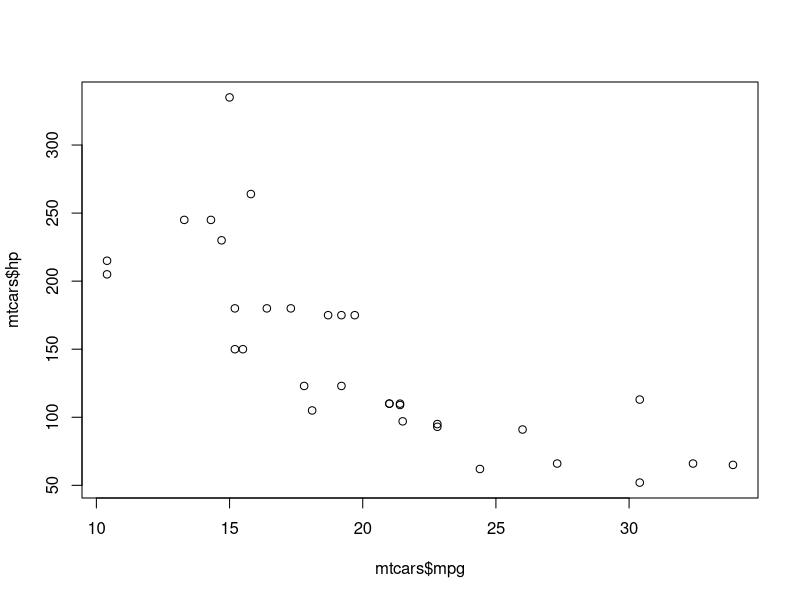
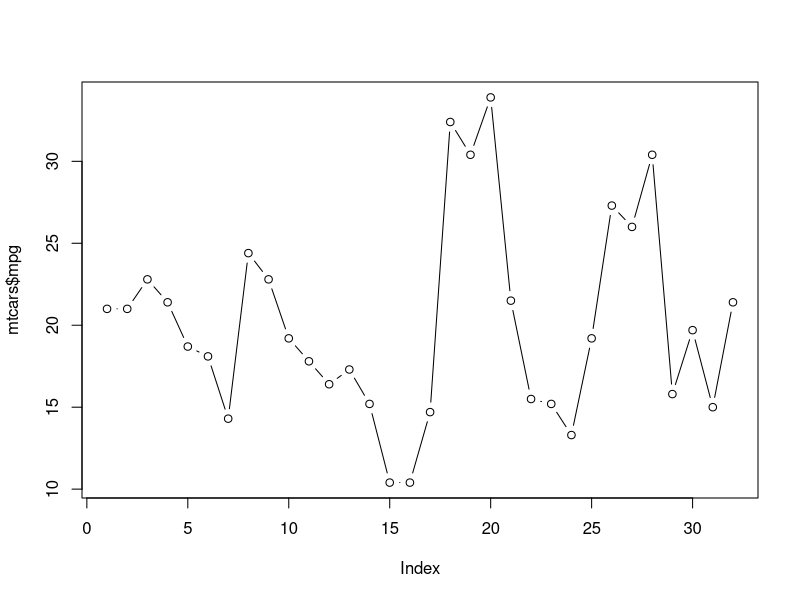
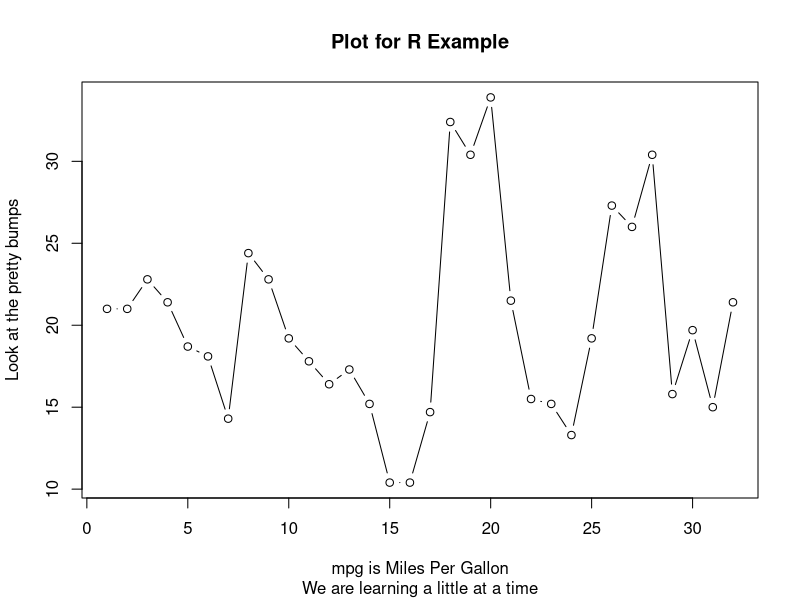
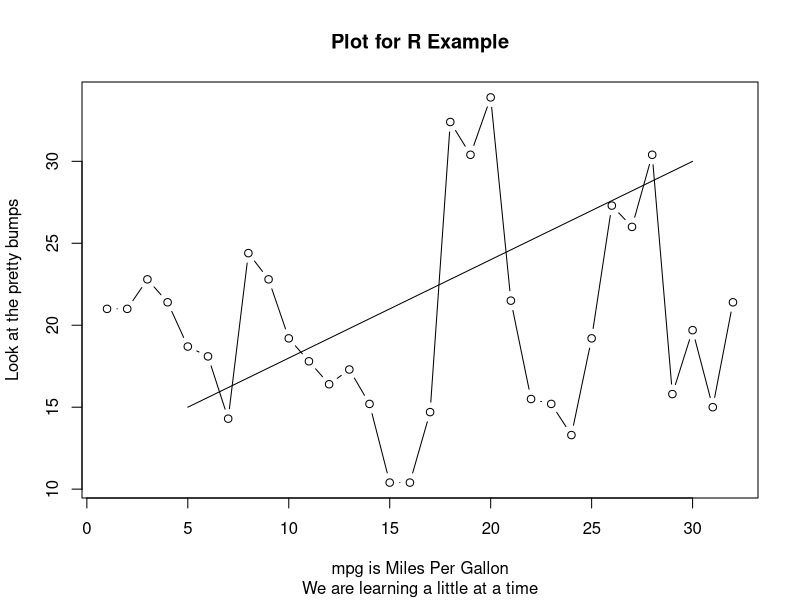
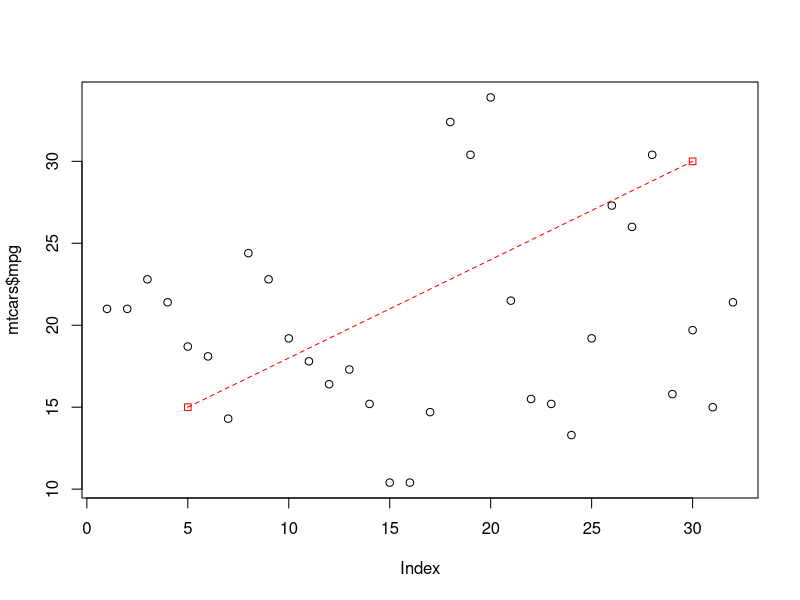
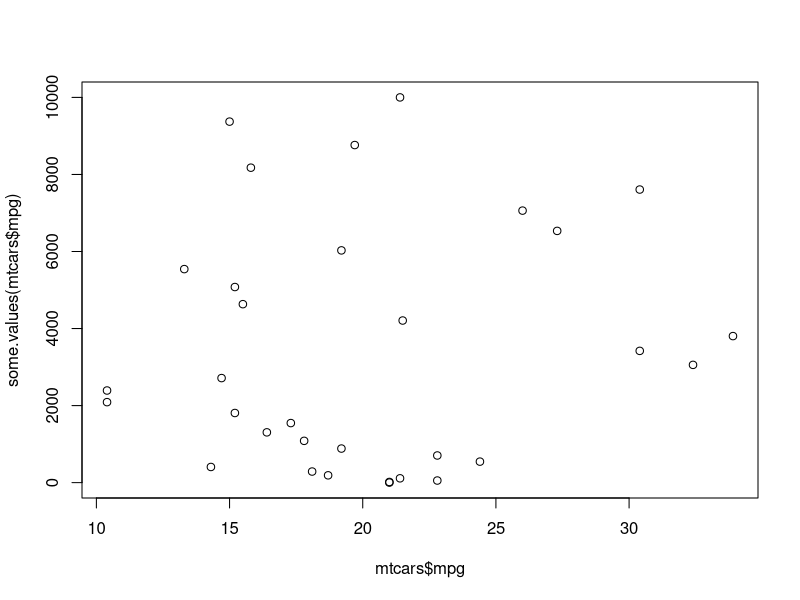
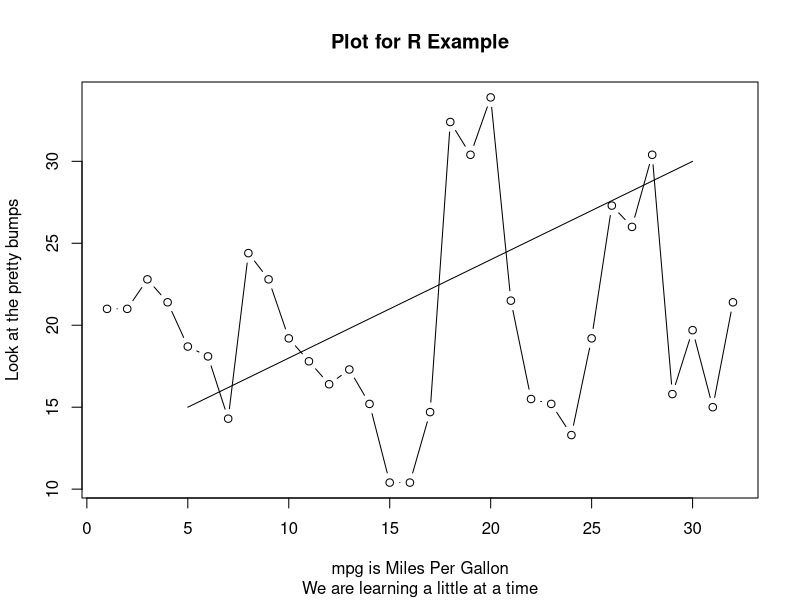
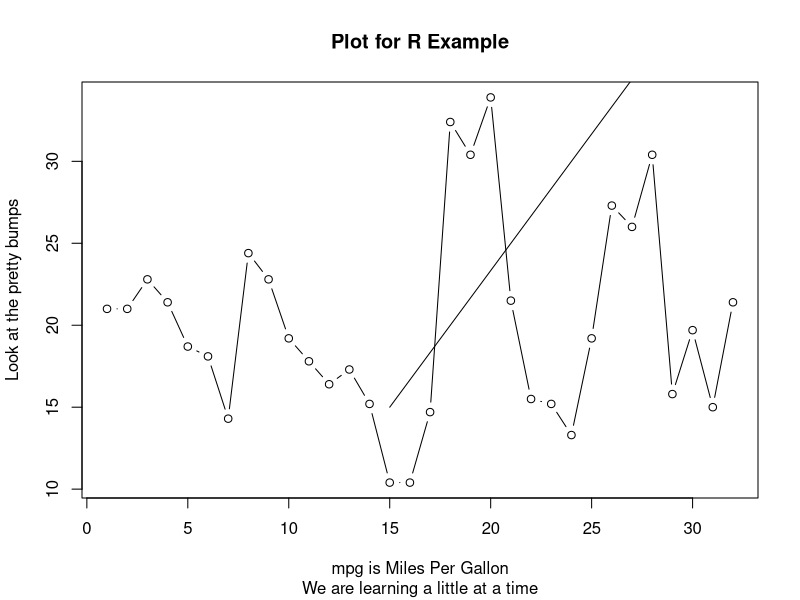

Recreate these plots in R, in order.
# Copyright Mark Niemann-Ross, 2017
# Author: Mark Niemann-Ross. mark.niemannross@gmail.com
# LinkedIn: https://www.linkedin.com/in/markniemannross/
# Github: https://github.com/mnr
# More Learning: http://niemannross.com/link/mnratlil
# Description: Example file for plot

# main idea: a quick overview of plotting in R

# documentation of plot()
?plot

data(mtcars)

# the simplest of all plots
plot(mtcars$mpg,mtcars$hp)

# change the appearance of the plotted points
plot(mtcars$mpg,type = "b")

# setting the titles and labels
plot(mtcars$mpg,
     type = "b",
     main = "Plot for R Example",
     sub = "We are learning a little at a time",
     xlab="mpg is Miles Per Gallon",
     ylab="Look at the pretty bumps")

# adding another line to a plot
plot(mtcars$mpg,
     type = "b",
     main = "Plot for R Example",
     sub = "We are learning a little at a time",
     xlab="mpg is Miles Per Gallon",
     ylab="Look at the pretty bumps")
lines(c(5,30),c(15,30))
        
?lines # hint: this will tell you more about how to do lines

# another example of plot & line
plot(mtcars$mpg)
lines(c(5,30),c(15,30), type="o", pch=22, lty=2, col="red")

# You can also use functions as x and y arguments
some.values <- function(my.something) { 
  return(seq(from=1, to=100,length.out = length(my.something))^2)
  }
plot(mtcars$mpg,some.values(mtcars$mpg))

# clever trick - put a plot in a function
plotThis <- function(lineX,lineY) {plot(mtcars$mpg,
     type = "b",
     main = "Plot for R Example",
     sub = "We are learning a little at a time",
     xlab="mpg is Miles Per Gallon",
     ylab="Look at the pretty bumps")
lines(lineX,lineY)
}
plotThis(c(5,30),c(15,30))
plotThis(c(15,30),c(15,40))

# Other types of charts
hist(mtcars$mpg)

boxplot(mtcars$mpg)
boxplot(mpg ~ cyl, data=mtcars, col="lightgray", varwidth=TRUE, 
        main="mpg vs cylinders",
        ylab="mpg",xlab="cylinders")
fivenum(mtcars$mpg) # the numbers used to create the boxplot

pie(table(mtcars$cyl))
pie(table(mtcars$cyl),labels=c("Economy","Average","Muscle"))

# ggplot2 is a very popular package from the tidyverse
# https://cran.r-project.org/web/packages/ggplot2/ggplot2.pdf

# related to ggplot2, look at qplot
